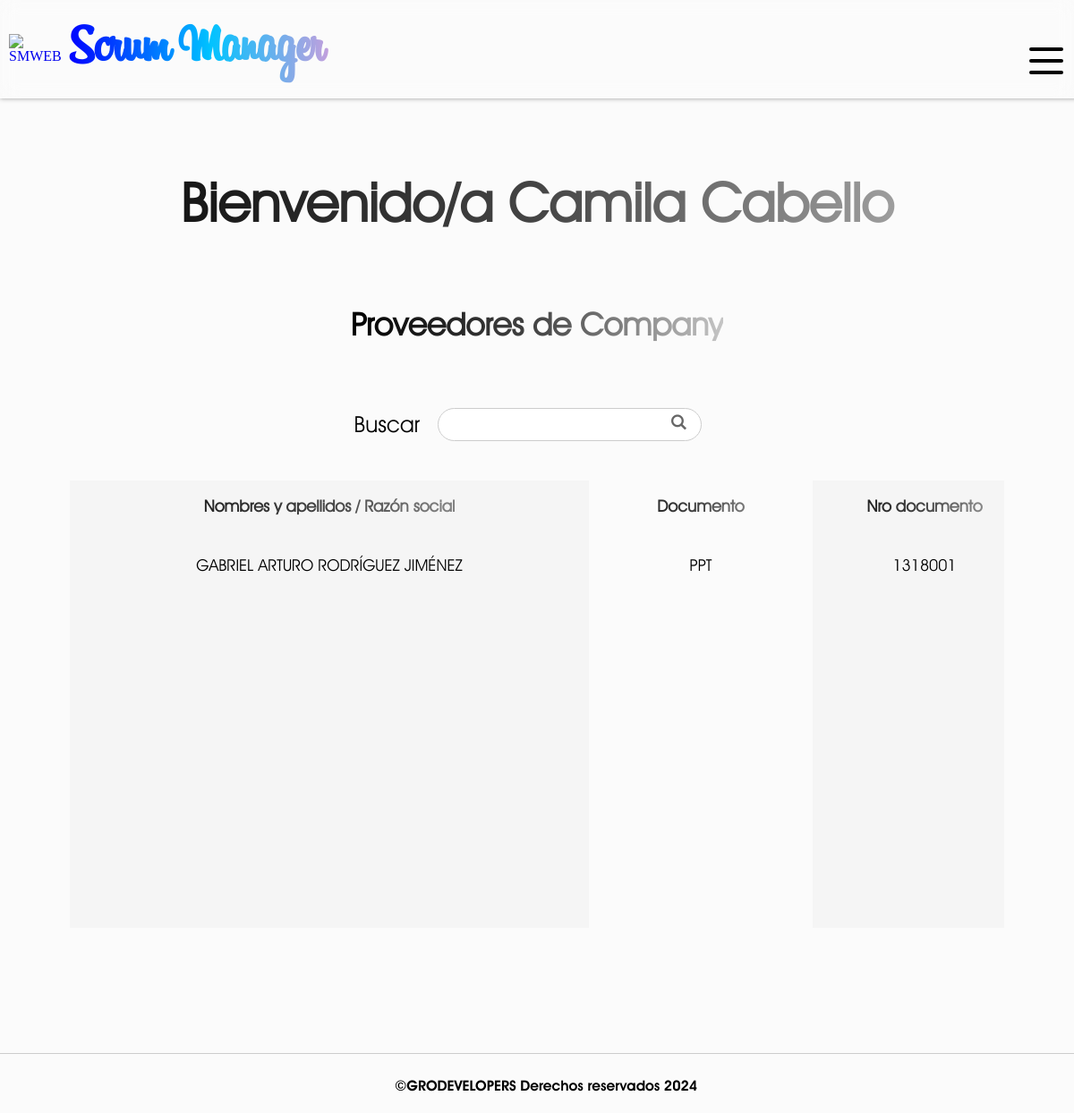
Page /suppliers-company/ (signed in) on the committed database.
### SMWEB/models.py (models this page shows, shortened)
class CustomUser(AbstractUser):
    rol = models.CharField(max_length=60, null=False)
    company = models.ForeignKey(Company, on_delete=models.CASCADE, null=True)
    class Meta:
        verbose_name = 'Usuario'
        verbose_name_plural = 'Usuarios'

class Company(models.Model):
    name = models.CharField(verbose_name="Empresa", max_length=255, null=False)
    status = models.BooleanField(verbose_name="¿Activo?", default= True)
    users_limit = models.IntegerField(verbose_name="Limite de usuarios", default=10)
    created_at = models.DateField(verbose_name="Creada el", auto_now_add=True)
    class Meta:
        verbose_name = 'Empresa'
        verbose_name_plural = 'Empresas'
    def __str__(self):
        return self.name

class Supplier(models.Model):
    full_name = models.CharField(verbose_name="Nombres y apellidos", max_length=255)
    type_document = models.CharField(verbose_name="Tipo de documento", max_length=255)
    document_number = models.CharField(verbose_name="Número de documento", max_length=255)
    bank_account = models.CharField(verbose_name="Banco", max_length=255)
    account_number = models.CharField(verbose_name="Número de cuenta", max_length=255)
    type_account = models.CharField(verbose_name="Tipo de cuenta", max_length=255)
    company = models.CharField(verbose_name="Empresa", max_length=255, default="")
    city = models.CharField(verbose_name="city", max_length=255, default="")
    class Meta:
        verbose_name = 'Proveedor'
        verbose_name_plural = 'Proveedores'

### SMWEB/views.py (the view, shortened to what this page needs)
# urls.py: path('suppliers-company/', views.suppliers_company, name='suppliers-company'),
@login_required(login_url=inicio)
def suppliers_company(request):
    user_rol = request.user.rol
    if user_rol != 'financiero':
        messages.warning(request, f'Tu rol de {user_rol} no te permite acceder a esta función')
        return redirect('inicio')
    else:
        company = request.user.company_id
        suppliers = Supplier.objects.filter(company = company)
        return render(request, 'suppliers.html',{
            'suppliers': suppliers
        })

### SMWEB/context_processors.py (called while the page is built, shortened)
def get_rejected_payments(request):
    if request.user.is_authenticated:
        company_id = request.user.company_id
        first_name = request.user.first_name
        rejected_payments = PaymentRejected.objects.filter(company = company_id).filter(in_charge = first_name.upper()).count()
        return {
            'rejected_payments': rejected_payments
        }
    return {
        'rejected_payments': False
        }

def get_payments(request):
    if request.user.is_authenticated:
        company_id = request.user.company_id
        payments = OrderPayment.objects.filter(company = company_id).count()
        return {
            'received_payments': payments
        }
    return {
        'received_payments': False
        }

def get_affiliations(request):
    if request.user.is_authenticated:
        company_id = request.user.company_id
        affiliations = Affiliation.objects.filter(company = company_id).count()
        return {
            'received_affiliations': affiliations
        }
    return {
        'received_affiliations': False
        }

def get_rejected_affiliations(request):
    if request.user.is_authenticated:
        company_id = request.user.company_id
        first_name = request.user.first_name
        rejected_affiliation = RejectedAffiliation.objects.filter(company = company_id).filter(in_charge = first_name.upper()).count()
        return {
            'rejected_affiliations': rejected_affiliation
        }
    return {
        'rejected_affiliations': False
        }

def get_notifies(request):
    if request.user.is_authenticated:
        user_rol = request.user.rol
        if user_rol == 'financiero':
            company_id = request.user.company_id
            payments = OrderPayment.objects.filter(company = company_id).count()
            return {
                'notifies': payments
            }
    else:
        return {
            'notifies': False
        }

### SMWEB/templates/suppliers.html (shortened to what this page needs)
{% extends "layout.html" %}
{% block content %}
    <h1 id="title" >Bienvenido/a {{user.first_name}} {{user.last_name}}</h1>
    <h2 id="subtitle">Proveedores de {{user.company}}</h2>
    <form action="" method="post" class="search_engine">
        <label for="search">Buscar</label>
        <input type="text" name="search">
        <input type="submit" class="symbol_search" value="L">
    </form>
    {% if suppliers %}
        <section id="suppliers">
            <div class="suppliers__column suppliers__column--full_name">
                <h3 class="column__title">Nombres y apellidos / Razón social</h3>
                {% for supplier in suppliers %}
                    <div class="suppliers__element suppliers__element-full_name">{{supplier.full_name|upper}}</div>
                {% endfor %}
            </div>
            <div class="suppliers__column suppliers__column--type_document">
                <h3 class="column__title">Documento</h3>
                {% for supplier in suppliers %}
                    <div class="suppliers__element suppliers__element-type_document">{{supplier.type_document}}</div>
                {% endfor %}
            </div>
            <div class="suppliers__column suppliers__column--document_number">
                <h3 class="column__title">Nro documento</h3>
                {% for supplier in suppliers %}
                    <div class="suppliers__element suppliers__element-document_number">{{supplier.document_number}}</div>
                {% endfor %}
            </div>
        </section>
    {% else %}
        <h1 id="title" >No existen proveedores registrados</h1>
    {% endif %}
{% endblock %}

### SMWEB/static/css/styles.css (style rules this page uses)
:root { --title-font: 'Billabong'; --normal-font: 'Avant gardent light'; --menu-font: 'Avant gardent bold'; --symbol-font: 'Symbol'; }
* { text-decoration: none; }
body { background-color: #FBFBFB; margin: 0px; }
#content > #title { text-align: center; width: 100%; }
#title { font-family: var(--normal-font); font-size: 60px; background: linear-gradient(90deg, black, rgb(69, 69, 69), rgb(197, 197, 197)); -webkit-background-clip: text; -webkit-text-fill-color: transparent; }
#subtitle { font-family: var(--normal-font); font-size: 35px; background: linear-gradient(90deg, black, rgb(69, 69, 69), rgb(197, 197, 197)); -webkit-background-clip: text; -webkit-text-fill-color: transparent; text-align: center; }
.search_engine { width: 80%; height: 125px; display: flex; justify-content: center; align-items: center; position: relative; }
.search_engine label { font-family: var(--normal-font); font-size: 25px; }
.search_engine input[type="text"] { flex-basis: 30%; height: 20%; border-radius: 999px; outline: none; border: 1px solid #ccc; margin: 0px 20px; line-height: 15px; padding: 5px 15px; padding-right: 0px; font-family: var(--normal-font); font-size: 17px; transition: all 300ms; }
.search_engine input[type="submit"] { background-color: transparent; border: none; padding: 0px; cursor: pointer; color: #666; font-family: var(--symbol-font); font-size: 17px; font-weight: lighter; position: absolute; top: 40%; right: 32%; transition: all 300ms; }
#users, #suppliers { width: 90%; height: 500px; display: flex; flex-direction: row; flex-wrap: nowrap; justify-content: space-around; align-items:stretch; overflow-y: scroll; }
#suppliers { overflow-x: scroll; }
.suppliers__column { min-width: 250px; text-align: center; }
.users__column--company, .suppliers__column--full_name { background-color: #f0f0f084; }
.suppliers__column--full_name { min-width: 580px; }
.users__column--firstname, .suppliers__column--type_document { background-color: #FBFBFB; }
.users__column--lastname, .suppliers__column--document_number { background-color: #f0f0f084; }
.column__title { text-align: center; font-family: var(--normal-font); font-size: 27px; background: linear-gradient(90deg, black, rgb(69, 69, 69), rgb(197, 197, 197)); -webkit-background-clip: text; -webkit-text-fill-color: transparent; margin-bottom: 35px; }
.users__element, .suppliers__element { font-family: var(--normal-font); font-size: 18px; margin: 15px 0px; padding: 10px; }
.column__title-orders, .column__title { text-align: center; font-family: var(--normal-font); font-size: 18px; background: linear-gradient(90deg, black, rgb(69, 69, 69), rgb(197, 197, 197)); -webkit-background-clip: text; -webkit-text-fill-color: transparent; margin-bottom: 35px; }

### rows in the picture
CustomUser: first_name "Camila", last_name "Cabello", company "Company"
Supplier: full_name "GABRIEL ARTURO RODRÍGUEZ JIMÉNEZ", type_document "PPT", document_number "1318001"
